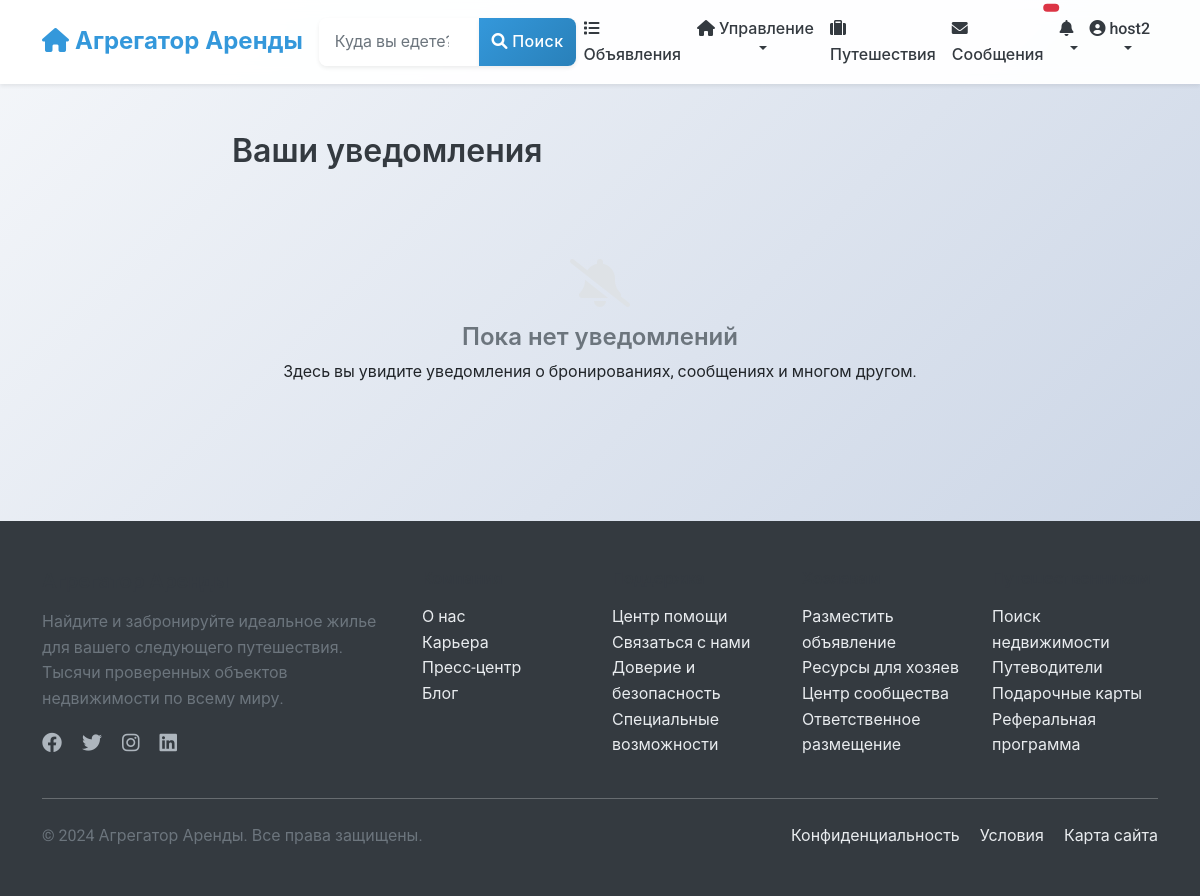
The page /notifications/ (signed in) on the database as committed earlier.
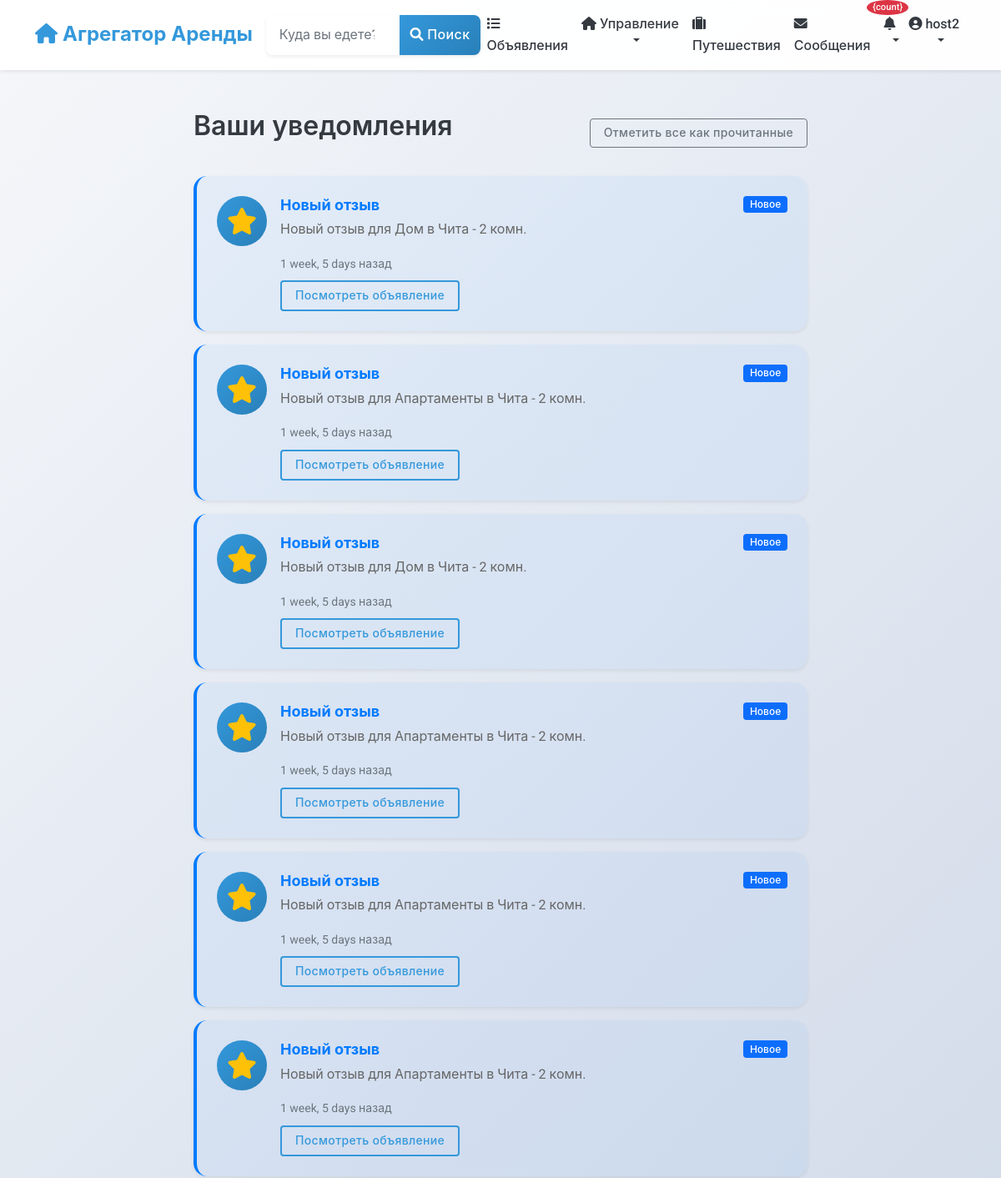
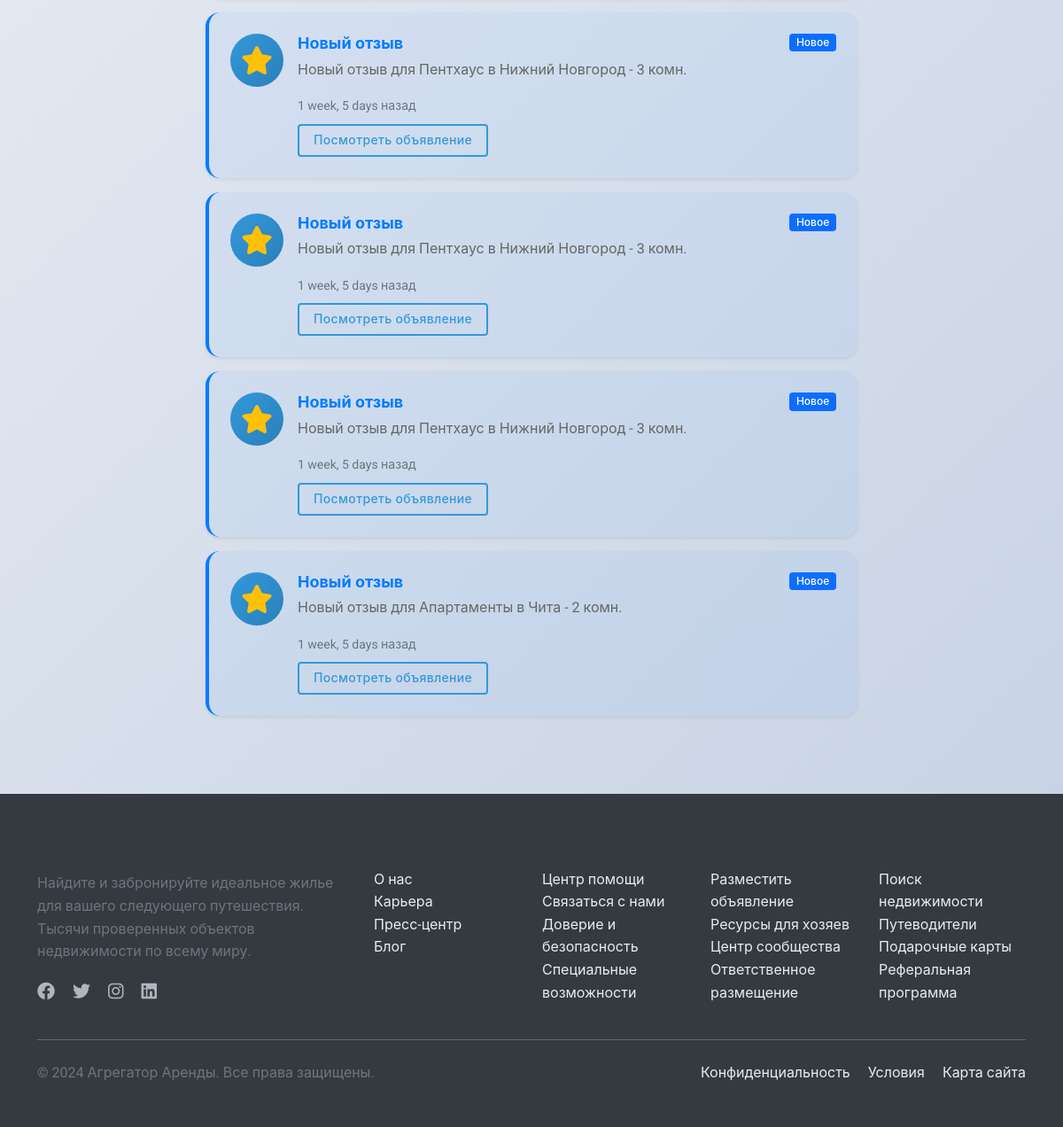
The same page on the database as committed later (2 pictures, top to bottom).
### users/models.py (models this page shows, shortened)
class User(AbstractUser):
    phone_number = models.CharField(_("Phone number"), max_length=20, blank=True)
    profile_picture = models.URLField(_("Profile picture URL"), blank=True)
    bio = models.TextField(_("Bio"), blank=True)
    is_phone_verified = models.BooleanField(_("Phone verified"), default=False)
    is_id_verified = models.BooleanField(_("ID verified"), default=False)
    is_host = models.BooleanField(_("Is host"), default=False)
    is_guest = models.BooleanField(_("Is guest"), default=True)
    ROLE_CHOICES = [
        ('user', _('Regular User')),
        ('host', _('Host')),
        ('moderator', _('Moderator')),
        ('admin', _('Administrator')),
    ]
    role = models.CharField(_("Role"), max_length=20, choices=ROLE_CHOICES, default='user')
    email_notifications = models.BooleanField(_("Email notifications"), default=True)
    sms_notifications = models.BooleanField(_("SMS notifications"), default=False)
    date_joined = models.DateTimeField(_("Date joined"), auto_now_add=True)
    last_updated = models.DateTimeField(_("Last updated"), auto_now=True)
    class Meta:
        verbose_name = _("User")
        verbose_name_plural = _("Users")

### notifications/models.py (models this page shows, shortened)
class Notification(models.Model):
    NOTIFICATION_TYPES = [
        ('booking_request', _('Booking Request')),
        ('booking_confirmed', _('Booking Confirmed')),
        ('booking_canceled', _('Booking Canceled')),
        ('message_received', _('Message Received')),
        ('review_received', _('Review Received')),
        ('listing_approved', _('Listing Approved')),
        ('payment_received', _('Payment Received')),
        ('system', _('System Notification')),
    ]
    user = models.ForeignKey(
        settings.AUTH_USER_MODEL,
        on_delete=models.CASCADE,
        related_name='notifications',
        verbose_name=_("User")
    )
    notification_type = models.CharField(
        _("Notification Type"),
        max_length=30,
        choices=NOTIFICATION_TYPES
    )
    title = models.CharField(_("Title"), max_length=255)
    message = models.TextField(_("Message"))
    is_read = models.BooleanField(_("Is Read"), default=False)
    booking = models.ForeignKey(
        'listings.Booking',
        on_delete=models.CASCADE,
        related_name='notifications',
        null=True,
        blank=True,
        verbose_name=_("Related Booking")
    )
    listing = models.ForeignKey(
        'listings.Listing',
        on_delete=models.CASCADE,
        related_name='notifications',
        null=True,
        blank=True,
        verbose_name=_("Related Listing")
    )
    conversation = models.ForeignKey(
        'chat.Conversation',
        on_delete=models.CASCADE,
        related_name='notifications',
        null=True,
        blank=True,
        verbose_name=_("Related Conversation")
    )
    review = models.ForeignKey(
        'listings.Review',
        on_delete=models.CASCADE,
        related_name='notifications',
        null=True,
        blank=True,
        verbose_name=_("Related Review")
    )
    created_at = models.DateTimeField(_("Created At"), auto_now_add=True)
    class Meta:
        verbose_name = _("Notification")
        verbose_name_plural = _("Notifications")
        ordering = ['-created_at']

### notifications/views.py (the view)
# urls.py: path('', views.notification_list, name='notification_list'),
@login_required
def notification_list(request):
    notifications = request.user.notifications.all().order_by('-created_at')
    return render(request, 'notifications/notification_list.html', {
        'notifications': notifications
    })

### notifications/templates/notifications/notification_list.html (shortened to what this page needs)
{% extends 'base.html' %}
{% block content %}
<div class="container mt-4">
    <div class="row">
        <div class="col-md-8 mx-auto">
            <div class="d-flex justify-content-between align-items-center mb-4">
                <h2>Ваши уведомления</h2>
                {% if notifications %}
                <button class="btn btn-outline-secondary btn-sm" onclick="markAllNotificationsRead()">
                    Отметить все как прочитанные
                </button>
                {% endif %}
            </div>
            {% if notifications %}
                {% for notification in notifications %}
                <div class="card mb-3 notification-card {% if not notification.is_read %}border-primary{% endif %}"
                     data-notification-id="{{ notification.id }}">
                    <div class="card-body">
                        <div class="d-flex">
                            <div class="notification-icon me-3">
                                {% if notification.notification_type == 'booking_request' %}
                                    <i class="fas fa-calendar-plus text-primary fa-2x"></i>
                                {% elif notification.notification_type == 'booking_confirmed' %}
                                    <i class="fas fa-calendar-check text-success fa-2x"></i>
                                {% elif notification.notification_type == 'message_received' %}
                                    <i class="fas fa-envelope text-info fa-2x"></i>
                                {% elif notification.notification_type == 'review_received' %}
                                    <i class="fas fa-star text-warning fa-2x"></i>
                                {% elif notification.notification_type == 'listing_approved' %}
                                    <i class="fas fa-check-circle text-success fa-2x"></i>
                                {% else %}
                                    <i class="fas fa-bell text-secondary fa-2x"></i>
                                {% endif %}
                            </div>
                            <div class="flex-grow-1">
                                <div class="d-flex justify-content-between align-items-start mb-2">
                                    <h5 class="card-title mb-0 {% if not notification.is_read %}fw-bold{% endif %}">
                                        {{ notification.title }}
                                    </h5>
                                    {% if not notification.is_read %}
                                        <span class="badge bg-primary">Новое</span>
                                    {% endif %}
                                </div>
                                <p class="card-text">{{ notification.message }}</p>
                                <small class="text-muted">{{ notification.created_at|timesince }} назад</small>
                                {% if notification.booking %}
                                    <div class="mt-2">
                                        <a href="{% url 'listings:booking_detail' reference=notification.booking.booking_reference %}"
                                           class="btn btn-sm btn-outline-primary">Посмотреть бронирование</a>
                                    </div>
                                {% elif notification.listing %}
                                    <div class="mt-2">
                                        <a href="{% url 'listings:listing_detail' pk=notification.listing.pk %}"
                                           class="btn btn-sm btn-outline-primary">Посмотреть объявление</a>
                                    </div>
                                {% elif notification.conversation %}
                                    <div class="mt-2">
                                        <a href="{% url 'chat:conversation_detail' pk=notification.conversation.pk %}"
                                           class="btn btn-sm btn-outline-primary">Посмотреть беседу</a>
                                    </div>
                                {% endif %}
                            </div>
                        </div>
                    </div>
                </div>
                {% endfor %}
            {% else %}
                <div class="empty-state">
                    <i class="fas fa-bell-slash fa-3x"></i>
                    <h4>Пока нет уведомлений</h4>
                    <p>Здесь вы увидите уведомления о бронированиях, сообщениях и многом другом.</p>
                </div>
            {% endif %}
        </div>
    </div>
</div>
{% endblock %}

### templates/includes/navbar.html (shortened to what this page needs)
<nav class="navbar navbar-expand-lg navbar-light bg-white shadow-sm">
    <div class="container">
        <a class="navbar-brand" href="{% url 'home' %}">
            <i class="fas fa-home"></i> Агрегатор Аренды
        </a>
        <div class="collapse navbar-collapse" id="navbarSupportedContent">
            <form class="d-flex mx-auto my-2 my-lg-0" action="{% url 'listings:listing_list' %}" method="get">
                <div class="input-group">
                    <input class="form-control" type="search" name="location" placeholder="Куда вы едете?"
                           aria-label="Search" value="{{ request.GET.location|default:'' }}">
                    <button class="btn btn-primary" type="submit">
                        <i class="fas fa-search"></i> Поиск
                    </button>
                </div>
            </form>
            <ul class="navbar-nav ms-auto mb-2 mb-lg-0">
                <li class="nav-item">
                    <a class="nav-link {% if request.resolver_match.url_name == 'listing_list' %}active{% endif %}"
                       href="{% url 'listings:listing_list' %}">
                        <i class="fas fa-list"></i> Объявления
                    </a>
                </li>
                {% if user.is_authenticated %}
                    {% if user.is_host %}
                    <li class="nav-item dropdown">
                        <a class="nav-link dropdown-toggle" href="#" id="hostDropdown" role="button"
                           data-bs-toggle="dropdown" aria-expanded="false">
                            <i class="fas fa-home"></i> Управление
                        </a>
                    </li>
                    {% else %}
                    <li class="nav-item">
                        <a class="nav-link" href="{% url 'listings:listing_create' %}">
                            <i class="fas fa-plus"></i> Подать объявление
                        </a>
                    </li>
                    {% endif %}
                    <li class="nav-item">
                        <a class="nav-link {% if request.resolver_match.url_name == 'user_bookings' %}active{% endif %}"
                           href="{% url 'listings:user_bookings' %}">
                            <i class="fas fa-suitcase"></i> Путешествия
                        </a>
                    </li>
                    <li class="nav-item">
                        <a class="nav-link position-relative {% if 'chat' in request.path %}active{% endif %}"
                           href="{% url 'chat:conversation_list' %}">
                            <i class="fas fa-envelope"></i> Сообщения
                            <span id="message-badge" class="position-absolute top-0 start-100 translate-middle badge rounded-pill bg-danger"
                                  hx-get="{% url 'chat:get_unread_count' %}"
                                  hx-trigger="load, every 30s"
                                  hx-swap="innerHTML">
                            </span>
                        </a>
                    </li>
                    <li class="nav-item dropdown">
                        <a class="nav-link dropdown-toggle position-relative" href="#" id="notificationDropdown"
                           role="button" data-bs-toggle="dropdown" aria-expanded="false"
                           onclick="loadNotifications()"
                           data-bs-auto-close="outside">
                            <i class="fas fa-bell"></i>
                            <span class="position-absolute"
                                  id="notification-badge-container"
                                  style="top: -8px; right: -8px; z-index: 1000;"
                                  hx-get="{% url 'notifications:get_unread_count' %}"
                                  hx-trigger="load, every 30s"
                                  hx-swap="innerHTML">
                                {% load notify_tags %}
                                {% notification_count as count %}
                                {% if count > 0 %}
                                <span class="badge bg-danger" id="notification-badge" style="font-size: 0.7rem; min-width: 18px; height: 18px; border-radius: 50%; display: flex; align-items: center; justify-content: center;">{count}</span>
                                {% endif %}
                            </span>
                        </a>
                    </li>
                    <li class="nav-item dropdown">
                        <a class="nav-link dropdown-toggle" href="#" id="userDropdown" role="button"
                           data-bs-toggle="dropdown" aria-expanded="false">
                            {% if user.profile_picture %}
                                <img src="{{ user.profile_picture }}" alt="{{ user.username }}" class="user-avatar sm me-1">
                            {% else %}
                                <i class="fas fa-user-circle"></i>
                            {% endif %}
                            {{ user.username }}
                        </a>
                    </li>
                {% endif %}
            </ul>
        </div>
    </div>
</nav>

Rows that differ between the two databases and show on the page:
added Notification: notification_type "review_received" (drawn), title "Новый отзыв", is_read "Новое", message "Новый отзыв для Дом в Чита - 2 комн.", created_at "1 week, 5 days", shows "Посмотреть объявление"
added Notification: notification_type "review_received" (drawn), title "Новый отзыв", is_read "Новое", message "Новый отзыв для Апартаменты в Чита - 2 комн.", created_at "1 week, 5 days", shows "Посмотреть объявление"
added Notification: notification_type "review_received" (drawn), title "Новый отзыв", is_read "Новое", message "Новый отзыв для Дом в Чита - 2 комн.", created_at "1 week, 5 days", shows "Посмотреть объявление"
added Notification: notification_type "review_received" (drawn), title "Новый отзыв", is_read "Новое", message "Новый отзыв для Апартаменты в Чита - 2 комн.", created_at "1 week, 5 days", shows "Посмотреть объявление"
added Notification: notification_type "review_received" (drawn), title "Новый отзыв", is_read "Новое", message "Новый отзыв для Апартаменты в Чита - 2 комн.", created_at "1 week, 5 days", shows "Посмотреть объявление"
added Notification: notification_type "review_received" (drawn), title "Новый отзыв", is_read "Новое", message "Новый отзыв для Апартаменты в Чита - 2 комн.", created_at "1 week, 5 days", shows "Посмотреть объявление"
added Notification: notification_type "review_received" (drawn), title "Новый отзыв", is_read "Новое", message "Новый отзыв для Пентхаус в Нижний Новгород - 3 комн.", created_at "1 week, 5 days", shows "Посмотреть объявление"
added Notification: notification_type "review_received" (drawn), title "Новый отзыв", is_read "Новое", message "Новый отзыв для Пентхаус в Нижний Новгород - 3 комн.", created_at "1 week, 5 days", shows "Посмотреть объявление"
added Notification: notification_type "review_received" (drawn), title "Новый отзыв", is_read "Новое", message "Новый отзыв для Пентхаус в Нижний Новгород - 3 комн.", created_at "1 week, 5 days", shows "Посмотреть объявление"
added Notification: notification_type "review_received" (drawn), title "Новый отзыв", is_read "Новое", message "Новый отзыв для Апартаменты в Чита - 2 комн.", created_at "1 week, 5 days", shows "Посмотреть объявление"
Other text that changed with them:
text no longer shown: "Пока нет уведомлений Здесь вы увидите уведомления о бронированиях, сообщениях и многом другом."
text now shown: "{count} Отметить все как прочитанные"
